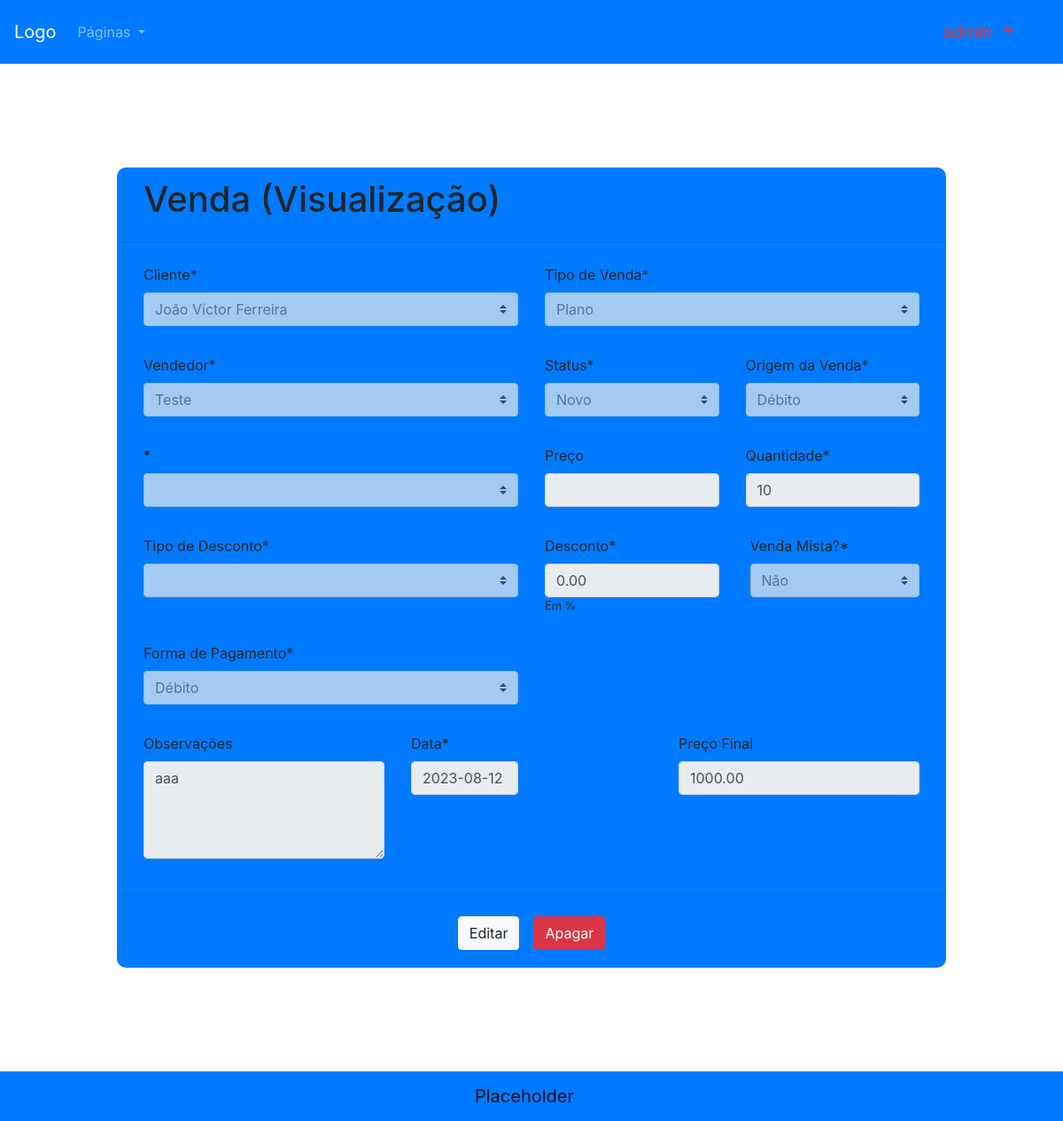
The page /payment/5 (signed in) on the database its author committed.
### main/models.py (models this page shows, shortened)
class Sale(models.Model):
    sale_type = models.ForeignKey("SaleType", null=True, blank=True, on_delete=models.SET_NULL) #plano, produto ou serviço
    account = models.ForeignKey("Account", null=True, blank=True, on_delete=models.SET_NULL)
    client = models.ForeignKey("Person", null=True, blank=True, on_delete=models.CASCADE)
    seller = models.ForeignKey("Employee", null=True, blank=True, on_delete=models.SET_NULL)
    status = models.ForeignKey("SaleStatus", null=True, blank=True, on_delete=models.SET_NULL)
    origin = models.ForeignKey("SaleOrigin", null=True, blank=True, on_delete=models.SET_NULL)
    service = models.ForeignKey("SaleService", null=True, blank=True, on_delete=models.SET_NULL) #service = o que estão vendendo
    payment_type = models.ForeignKey("PaymentType", null=True, blank=True, on_delete=models.SET_NULL)
    discount_is_percent = models.BooleanField(default=False)
    discount = models.DecimalField(null=True, blank=True, decimal_places=2, max_digits=8)
    sessions = models.IntegerField(null=True, blank=True)
    obs = models.CharField(max_length=200, null=True, blank=True)
    date = models.DateField(null=True, blank=True)
    final_price = models.DecimalField(max_digits=8, null=True, blank=True, decimal_places=2)

class Person(models.Model):
    name = models.CharField(max_length=50)
    cpf = models.CharField(max_length=14)
    birth_date = models.DateField()
    gender = models.ForeignKey("Gender", null=True, blank=True, on_delete=models.SET_NULL)
    phone = models.IntegerField()
    cellphone = models.IntegerField()
    email = models.EmailField(max_length=128)
    cep = models.CharField(max_length=9, null=True, blank=True)
    address = models.CharField(max_length=30, null=True, blank=True)
    city = models.CharField(max_length=30, null=True, blank=True)
    district = models.CharField(max_length=30, null=True, blank=True)
    UF = models.CharField(max_length=2, null=True, blank=True)
    complement = models.CharField(max_length=30, null=True, blank=True)
    class Meta:
        verbose_name = 'Cliente'
        verbose_name_plural = 'Clientes'

class SaleType(models.Model): #plano, produto ou serviço
    name = models.CharField(max_length=80, verbose_name="Nome")

class Employee(models.Model): #Employee = User?
    name = models.CharField(max_length=50, verbose_name="Nome")
    class Meta:
        verbose_name = 'Funcionário'
        verbose_name_plural = 'Funcionários'

class SaleStatus(models.Model): #novo, pendente, agendado ou cancelado
    name = models.CharField(max_length=20, verbose_name="Nome")
    class Meta:
        verbose_name="Status de Venda"
        verbose_name_plural="Status de Venda"

class PaymentType(models.Model):
    name = models.CharField(max_length=30, verbose_name="Nome")
    has_tax = models.BooleanField(default=False, verbose_name="Tem Taxa?")
    taxa = models.DecimalField(max_digits=5, decimal_places=2, verbose_name = 'Dias p/ recebimento', null=True, blank=True)
    class Meta:
        verbose_name="Forma de Pagamento"
        verbose_name_plural="Formas de Pagamento"

### main/views.py (the view)
# urls.py: path("payment/<int:sale_id>", views.ViewSale, name="view_sale"),
@login_required(login_url="/login/")
@user_passes_test(user_is_staff, login_url="login")
def ViewSale(request, sale_id):
    if request.method == "POST":
        sale = Sale.objects.get(pk=request.POST.get("pk"))
        print("Apagou")
        print(sale.__dict__)
        sale.delete()
        return redirect(reverse('list_sale'))
    sale = Sale.objects.get(pk=sale_id)
    context = {
        "perms":request.user.get_all_permissions(),
        "username" : request.user,
        "sale" : sale
    }
    return render(request, "html/view_sale.html", context)

### main/views.py (called while the page is built)
def user_is_staff(user):
    return user.groups.filter(name='Financeiro').exists() or user.is_superuser

### main/templates/html/view_sale.html (shortened to what this page needs)
{% extends "./main.html" %}
{% load static %}
    {% block body %}
    <div class="container-fluid">
        <form id="saleForm" action="{% url 'view_sale' sale.pk %}" method="post" class="box bg-primary">
            <div class="col row">
                <h1 class="col align-self-center">Venda (Visualização)</h1>
            </div>
            <hr width="100" class="w-100">
            <div class="col row justify-content-lg-around justify-content-lg-between py-2">
                <div class="col-6 d-flex flex-column form-group">
                    <label for="client">Cliente*</label>
                    <select class="custom-select" disabled>
                        <option selected>{{sale.client.name}}</option>
                    </select>
                </div>
                <div class="col-6 d-flex flex-column form-group">
                    <label for="sale_type">Tipo de Venda*</label>
                    <select class="custom-select" disabled>
                        <option selected>{{sale.sale_type.name}}</option>
                    </select>
                </div>
            </div>
            <div class="col row justify-content-lg-around justify-content-lg-between py-2">
                <div class="col-6 d-flex flex-column form-group">
                    <label for="seller">Vendedor*</label>
                    <select class="custom-select" disabled>
                        <option selected>{{sale.seller.name}}</option>
                    </select>
                </div>
                <div class="col-3 d-flex flex-column form-group">
                    <label for="status">Status*</label>
                    <select class="custom-select" disabled>
                        <option selected>{{sale.status.name}}</option>
                    </select>
                </div>
                <div class="col-3 d-flex flex-column form-group">
                    <label for="payment_type">Origem da Venda*</label>
                    <select class="custom-select" disabled>
                        <option selected>{{sale.payment_type.name}}</option>
                    </select>
                </div>
            </div>
            <div class="col row justify-content-lg-around justify-content-lg-between py-2">
                <div class="col-6 d-flex flex-column form-group">
                    <label for="service">{{sale.service.service_type.name}}*</label>
                    <select class="custom-select" disabled>
                        <option selected>{{sale.service.name}}</option>
                    </select>
                </div>
                <div class="col-3 d-flex flex-column form-group">
                    <label for="price">Preço</label>
                    <input class="form-control" type="number" disabled value="{{sale.service.price}}">
                </div>
                <div class="col-3 d-flex flex-column form-group">
                    <label for="sessions">Quantidade*</label>
                    <input class="form-control" disabled value="{{sale.sessions}}" type="number">
                </div>
            </div>
            <div class="col row justify-content-lg-around justify-content-center py-2">
                <div class="col-6 d-flex flex-column form-group">
                    <label for="discount_type">Tipo de Desconto*</label>
                    <select class="custom-select" disabled>
                        <option selected>{{sale.discount_type.name}}</option>
                    </select>
                </div>
                <div class="col-3 d-flex flex-column form-group">
                    <label for="discount">Desconto*</label>
                    <input class="form-control" disabled value="{{sale.discount}}">
                    <small>Em %</small>
                </div>
                <div class="col-3 d-flex form-check flex-column form-group">
                    <label for="mixed">Venda Mista?*</label>
                    <select class="custom-select" disabled class="form-select">
                        <option {% if not sale.mixed %} selected {% endif %}>Não</option>
                    </select>
                </div>
            </div>
            <div class="col row  py-2">
                <div class="col-6 d-flex flex-column form-group">
                    <label for="payment_type">Forma de Pagamento*</label>
                    <select class="custom-select" class="form-select" disabled>
                        <option>{{sale.payment_type.name}}</option>
                    </select>
                </div>
            </div>
            <div class="col row justify-content-lg-around justify-content-lg-between py-2">
                <div class="col-4 d-flex flex-column form-group">
                    <label for="OBS">Observações</label>
                    <textarea disabled class="form-control" cols="20" rows="4">{{sale.obs}}</textarea>
                </div>
                <div class="col-2 d-flex flex-column form-group">
                    <label for="date">Data*</label>
                    <input disabled class="form-control" value="{{sale.date|date:'Y-m-d'}}">
                </div>
                <div class="col-2"></div>
                <div class="col-4 d-flex flex-column form-group">
                    <label for="final_price">Preço Final</label>
                    <input class="form-control" value="{{sale.final_price}}" disabled>
                </div>
            </div>
            <hr width="100" class="w-100">
            <div class="d-flex justify-content-end">
                <div class="ml-auto p-2">
                    <a href="{% url 'edit_sale' sale.pk %}" class="btn btn-light">Editar</a>
                </div>
                <div class="ml-auto p-2">
                    <button type="button" sale_pk="{{sale.pk}}" url="{% url 'view_sale' sale.pk %}" class="btn btn-danger" onclick="deleteSale(this)">Apagar</button>
                </div>
            </div>
        </form>
      </div>
    {% endblock %}

### main/static/css/style.css (style rules this page uses)
body { min-height: 100vh; display: flex; flex-direction: column; }
form { display: flex; flex-direction: column; }
.box { margin: 10%; display: flex; flex-direction: column; border-color: black; align-items: center; border-radius: 10px; background-color: antiquewhite; padding-bottom: 1%; padding-top: 1%; }

### rows shown on the page
Sale: client.name "João Víctor Ferreira", sale_type.name "Plano", seller.name "Teste", status.name "Novo", payment_type.name "Débito", sessions "10", discount "0.00", obs "aaa", date "2023-08-12", final_price "1000.00"
